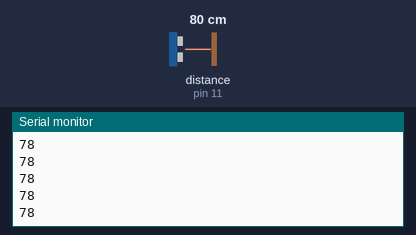
Bench run of a sketch on a simulated Arduino Uno, built with avr-gcc and run on an emulated ATmega328P. On the bench: the last lines printed to the serial monitor. Wiring (inferred from the names in the program): ultrasonic range finder: trigger pin 12; echo pin 11. The test bench sets the inputs (shaded band); at power-on: distance to the obstacle (sensor on pin 11) 80 cm. The echo pulse lasts 58.3 µs per cm.

Above: at 1.2 s.
1.3 s: distance to the obstacle (sensor on pin 11) set to 2 cm
At 1.9 s:
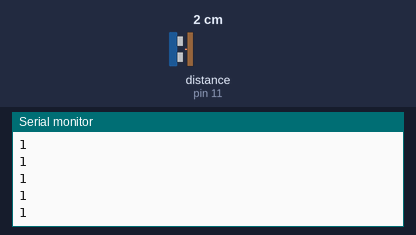
2.8 s: distance to the obstacle (sensor on pin 11) set to 4 cm
At 3.9 s:
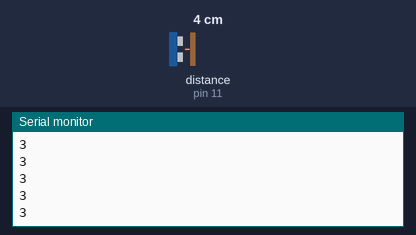
Timing chart, 0 to 5.8 s (numbered marks = the images above; inputs shaded):
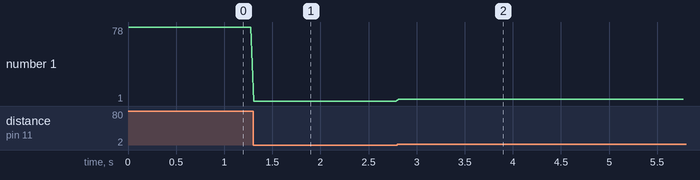

Measured:
- after the input at 1.3 s, the serial monitor: prints a new line at once (image 1)
- after the input at 2.8 s, the serial monitor: prints a new line at once (image 2)
- plotted number 1: 78 → 1 after the input at 1.3 s, 1 → 3 after the input at 2.8 s

The sketch:

measuring_distance.ino.ino
```cpp
/* HC-SR04 Ultrasound Sensor Connection with Arduino:
VCC => Arduino +5v
GND => Arduino GND
Echo => Digital Pin 11
Trig => Digital Pin 12
*/
#define echo 11 // Echo Pin
#define trig 12 // Trigger Pin
long travel_time, distance; // Duration used to calculate distance
void setup() {
 Serial.begin (9600);
pinMode(trig, OUTPUT);
pinMode(echo, INPUT);
}
void loop() {
digitalWrite(trig, LOW);
 delayMicroseconds(2);
//Sending a high pulse to trigger the Ultrasound Module
digitalWrite(trig, HIGH);
 delayMicroseconds(10);

digitalWrite(trig, LOW);
 travel_time = pulseIn(echo, HIGH);

//Calculating the distance
 distance = (travel_time*0.034)/2;

// Sending the distance to computer
 Serial.println(distance);

//Delay for next reading.
 delay(30);
} 
```
